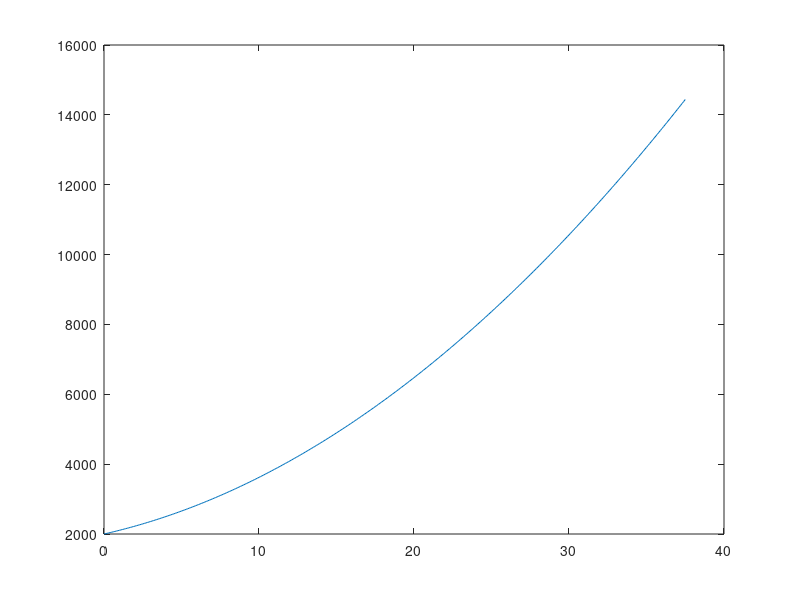

MATLAB code for this plot:
acc=zeros(500,1)
a=0
m_dot=1
position=zeros(500,1)
velocity=zeros(500,1)
time=zeros(500,1)
mass=zeros(500,1)
t=zeros(376,1)
mass(1,1)=2000
position(1,1)=2000
velocity(1,1)=100
for i=1:376
    time(i,1)=37.5-(i-1)*0.1
    t(377-i,1)=time(i,1)
end
for i=1:376
    a=6*(-position(i,1))/time(i,1)^2-4*(velocity(i,1))/time(i,1)-9.81
    if (abs(a)>(5000/mass(i,1)))
        mass(i+1,1)=mass(i,1)-0.1
        acc(i,1)=5000/mass(i,1)
    end
    velocity(i+1,1)=(acc(i,1)+9.81)*0.1+velocity(i,1)
    position(i+1,1)=velocity(i+1,1)*0.1+position(i,1)
end
plot(t(1:376,1),position(1:376,1))